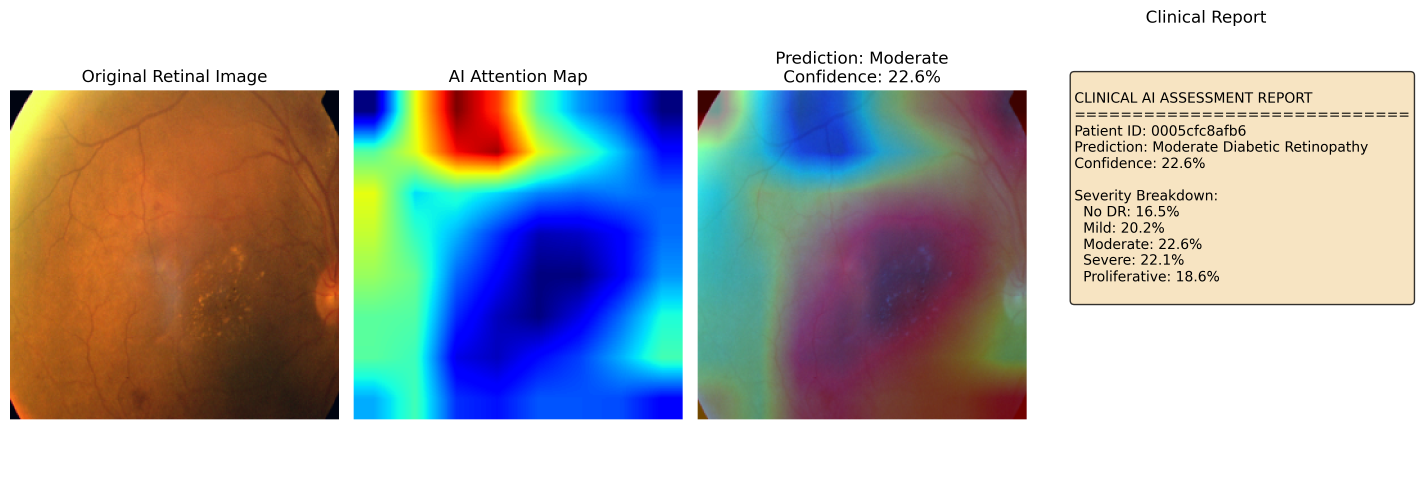
#> input picture single_patient_report.png, 4260 x 1466 px (shown at 1/3 size)
$ python extract_samples.py
#> lines starting #> are read from the running program, lines starting #| are printed output that depends on the picture
import cv2
import numpy as np
import os

os.makedirs('sample_images', exist_ok=True)

# 1. From single_patient_report.png (has 4 panels: Original, AI Attention Map, Overlay, Report)
img1 = cv2.imread('single_patient_report.png')
#> img1 is the input picture: shape (1466, 4260, 3); mean B, G, R 178.6, 178.6, 177.9
if img1 is not None:
    h, w, _ = img1.shape
#> h = 1466; w = 4260
    # Leftmost ~25% contains original retinal image
    crop1 = img1[180:1350, 100:1100]
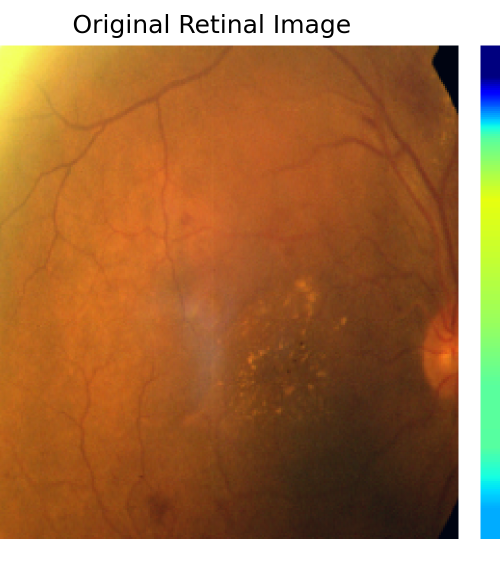
#> crop1: shape (1170, 1000, 3) (shown at 1/2 size); mean B, G, R 77.4, 120, 168.6
    cv2.imwrite('sample_images/sample_normal_fundus.jpg', crop1)
    print("Saved sample_normal_fundus.jpg:", crop1.shape)
#| Saved sample_normal_fundus.jpg: (1170, 1000, 3)

# 2. From clinical_reports_sample.png (has a 3x5 grid of sample cases from notebook)
img2 = cv2.imread('clinical_reports_sample.png')
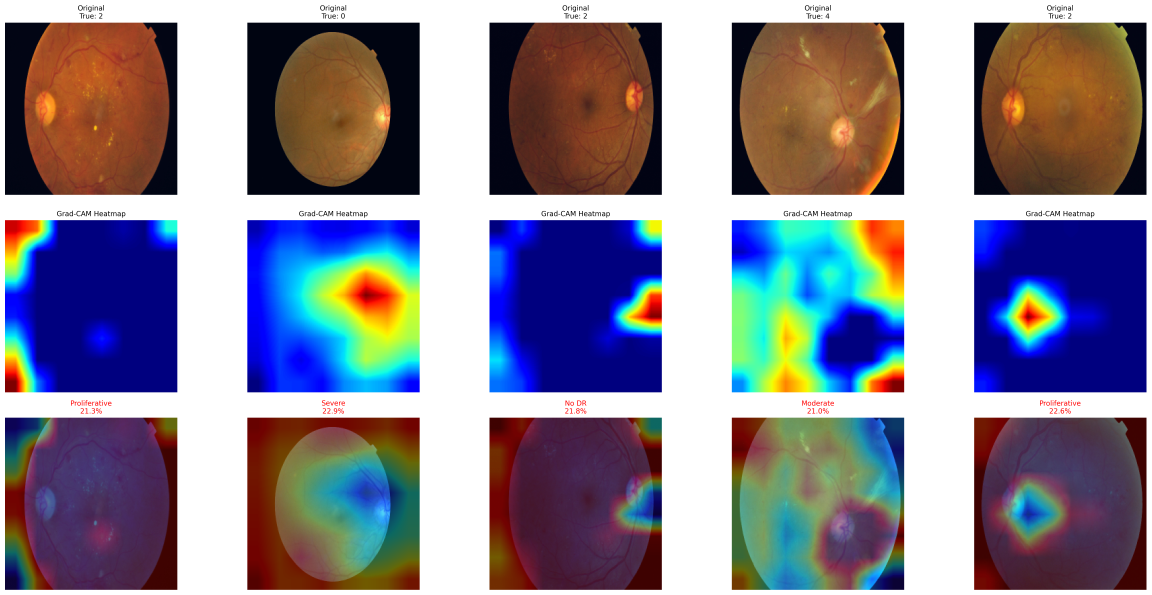
#> input picture clinical_reports_sample.png, 6907 x 3569 px (shown at 1/6 size)
#> img2 is the input picture: shape (3569, 6907, 3); mean B, G, R 146.8, 132.2, 136.4
if img2 is not None:
    h, w, _ = img2.shape
#> h = 3569; w = 6907
    # The top row contains 5 original fundus images of different DR stages
    # Let's crop them
    col_w = w // 5
#> col_w = 1381
    for c in range(5):
        # Top row roughly in y: 150 to 1150
        panel = img2[150:1150, c*col_w + 80 : (c+1)*col_w - 80]
        if panel.size > 0:
            names = ["sample_no_dr.jpg", "sample_mild_dr.jpg", "sample_moderate_dr.jpg", "sample_severe_dr.jpg", "sample_proliferative_dr.jpg"]
            cv2.imwrite(f'sample_images/{names[c]}', panel)
            print(f"Saved {names[c]}:", panel.shape)
#> this loop made 5 passes
#> pass 2, `panel = img2[150:1150, c*col_w + 80 : (c+1)*col_w - 80]`:
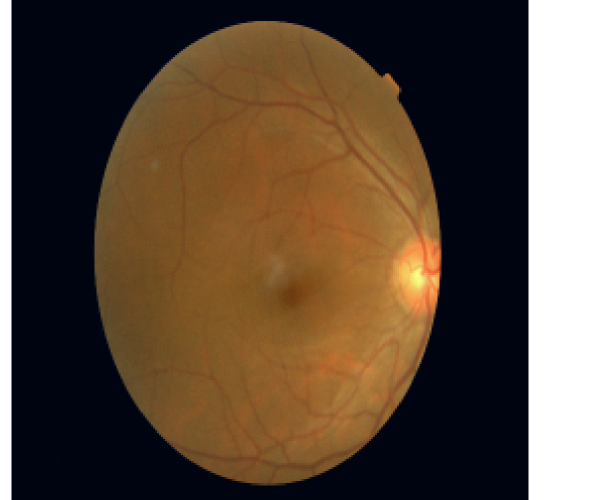
#> panel: shape (1000, 1221, 3) (shown at 1/2 size); mean B, G, R 64.4, 79.1, 95.6
#> pass 3, `panel = img2[150:1150, c*col_w + 80 : (c+1)*col_w - 80]`:
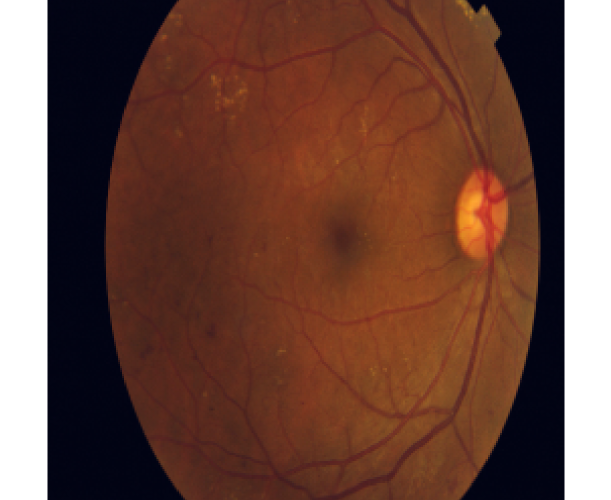
#> panel: shape (1000, 1221, 3) (shown at 1/2 size); mean B, G, R 64, 74.9, 110.8

# Also create quality test images: blurry and dark/bright variants for testing image_quality.py
if os.path.exists('sample_images/sample_no_dr.jpg'):
    base = cv2.imread('sample_images/sample_no_dr.jpg')
    # Blurry image (Gaussian blur)
    blurry = cv2.GaussianBlur(base, (45, 45), 0)
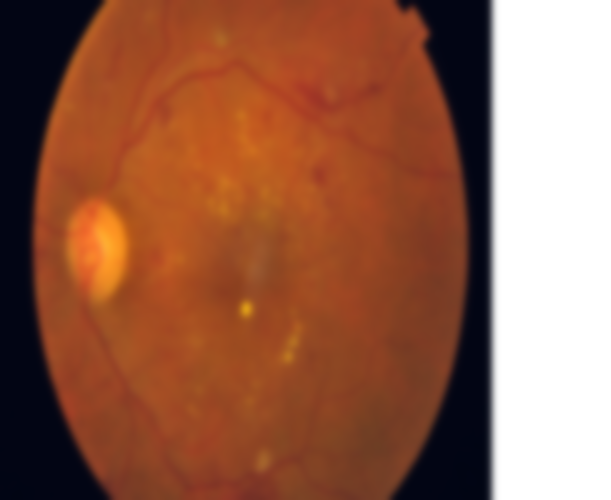
#> blurry: shape (1000, 1221, 3) (shown at 1/2 size); mean B, G, R 75.5, 97.8, 150.4
    cv2.imwrite('sample_images/sample_blurry_fail.jpg', blurry)

    # Dark image (underexposed)
    dark = (base * 0.15).astype(np.uint8)
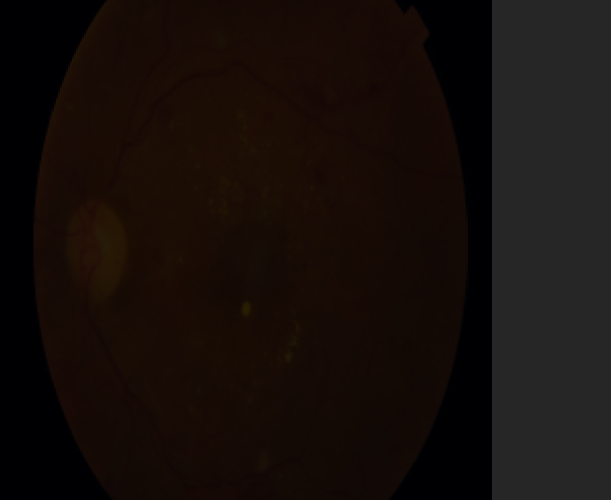
#> dark: shape (1000, 1221, 3) (shown at 1/2 size); mean B, G, R 11, 14.2, 22.2
    cv2.imwrite('sample_images/sample_dark_fail.jpg', dark)

    # Overexposed image
    bright = np.clip(base * 2.2 + 80, 0, 255).astype(np.uint8)
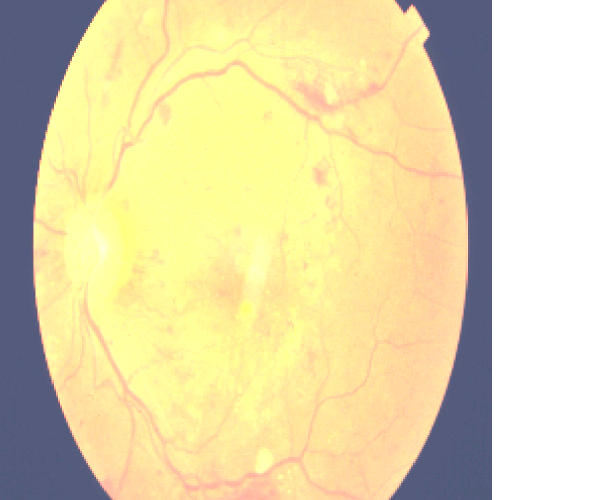
#> bright: shape (1000, 1221, 3) (shown at 1/2 size); mean B, G, R 170.9, 215.7, 226.5
    cv2.imwrite('sample_images/sample_overexposed_fail.jpg', bright)
    print("Saved quality test images: blurry, dark, overexposed.")
